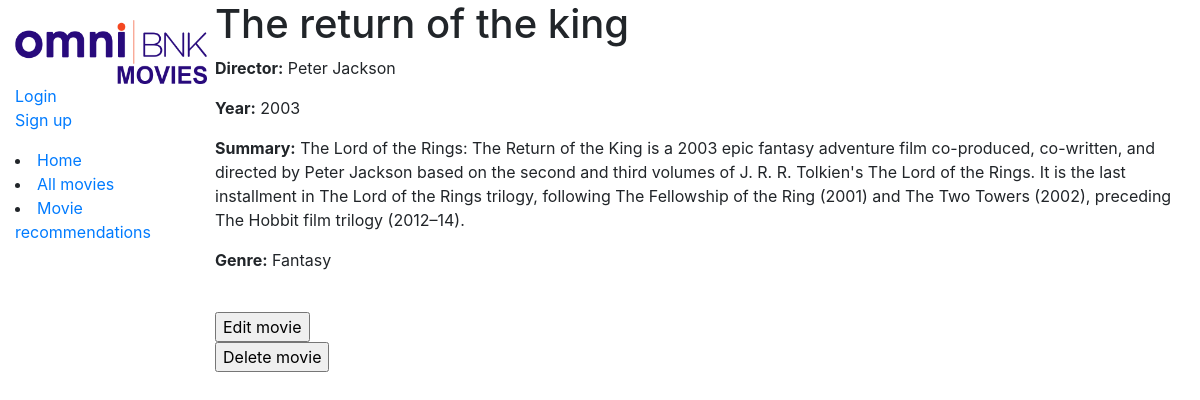
Before: /catalog/movie/2 with the older database file.
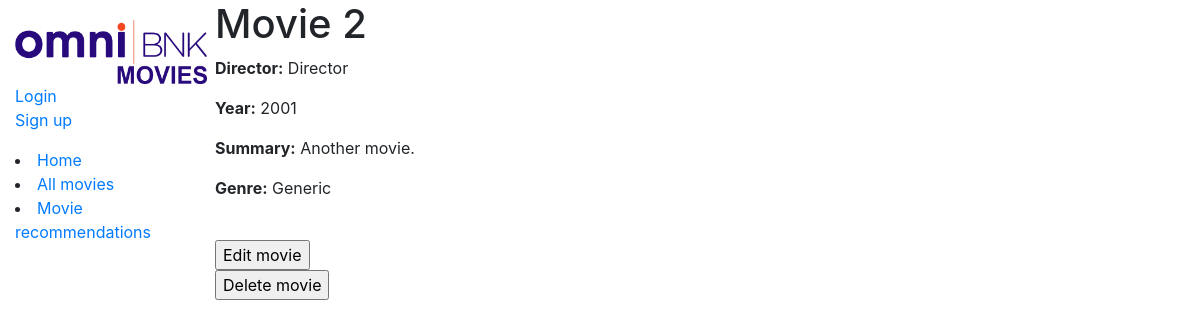
After: the same page with the newer database file.
### moviecatalog/models.py (models this page shows, shortened)
class Movie(models.Model):
    title = models.CharField(max_length=200)
    director = models.CharField(max_length=200)
    year = models.IntegerField()
    summary = models.TextField(max_length=1000, help_text='Enter a brief description of the movie')
    genre = models.ManyToManyField(Genre, help_text='Select a genre for this movie')
    def display_genre(self):
        """Create a string for the Genre. This is required to display genre in Admin."""
        return ', '.join(genre.name for genre in self.genre.all()[:3])
    display_genre.short_description = 'Genre'

class Genre(models.Model):
    name = models.CharField(max_length=200, help_text='Enter a movie genre')
    def __str__(self):
        return self.name

### moviecatalog/views.py (the view)
# urls.py: path('movie/<int:pk>', views.MovieDetailView.as_view(), name='movie-detail'),
class MovieDetailView(generic.DetailView):
    model = Movie

### moviecatalog/templates/moviecatalog/movie_detail.html (shortened to what this page needs)
{% extends "base_generic.html" %}
{% block content %}
<h1>{{ movie.title }}</h1>
<p><strong>Director:</strong> {{ movie.director }} </p>
<p><strong>Year:</strong> {{ movie.year }} </p>
<p><strong>Summary:</strong> {{ movie.summary }}</p>
<p><strong>Genre:</strong> {% for genre in movie.genre.all %} {{ genre }}{% endfor %}</p>
<br>
<form action="{% url 'movie_update' movie.id %}" method="GET">
    <input type="submit" value="Edit movie">
</form>
<form action="{% url 'movie_delete' movie.id %}" method="GET">
    <input type="submit" value="Delete movie">
</form>
{% endblock %}

Changed rows visible on the page:
removed Genre: name "Fantasy"
changed Movie: title "The return of the king" → "Movie 2"; director "Peter Jackson" → "Director"; year "2003" → "2001"; summary "The Lord of the Rings: The Return of the King is a 2003 epic fantasy adventure film co-produced, co-written, and directed by Peter Jackson based on the second and third volumes of J. R. R. Tolkien's The Lord of the Rings. It is the last installment in The Lord of the Rings trilogy, following The Fellowship of the Ring (2001) and The Two Towers (2002), preceding The Hobbit film trilogy (2012–14)." → "Another movie."
now on this page (row edited): Genre: name "Generic"
